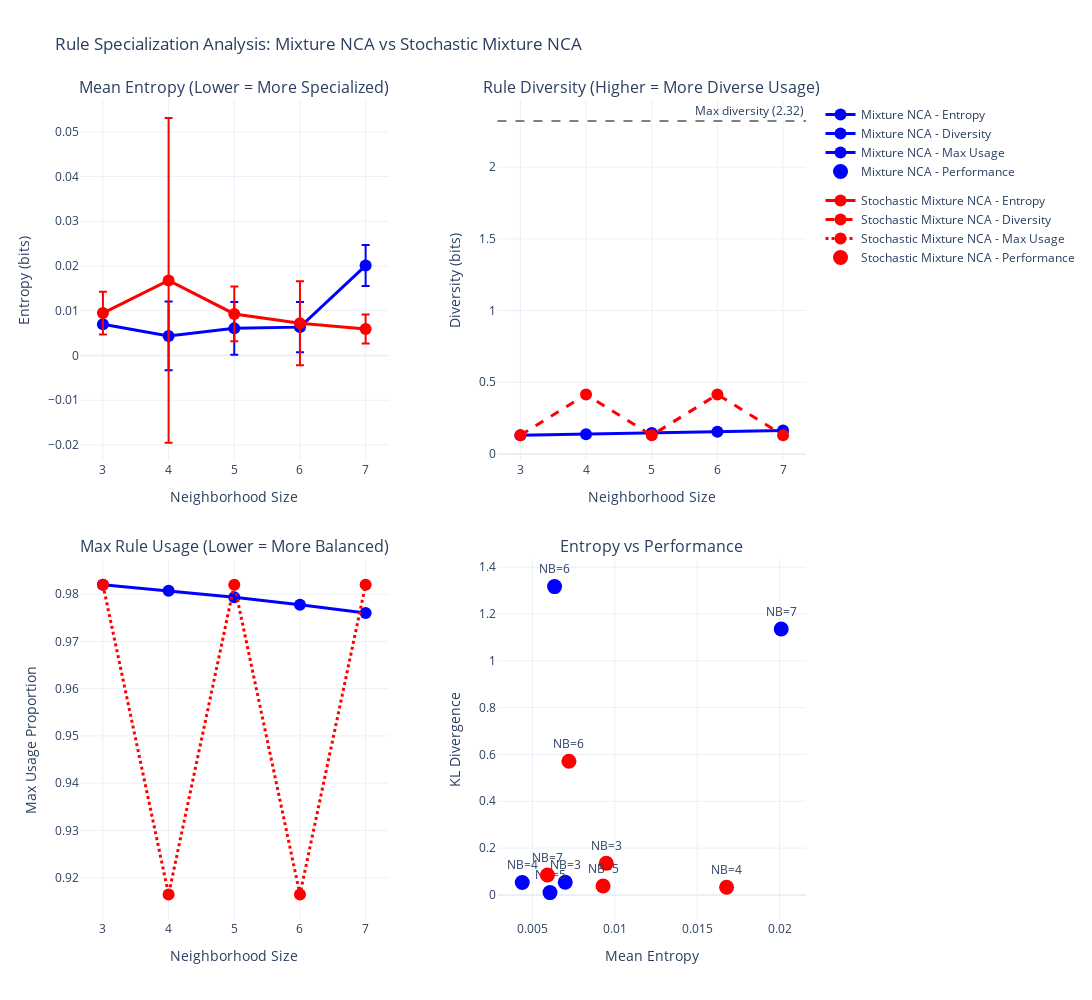

Notebook code for this chart:
### Markdown cell above
Visualize rule specialization metrics

### Code cell
# Visualize rule specialization metrics for both model types
colors = {'Mixture NCA': 'blue', 'Stochastic Mixture NCA': 'red'}

fig = make_subplots(
    rows=2, cols=2,
    subplot_titles=('Mean Entropy (Lower = More Specialized)', 
                    'Rule Diversity (Higher = More Diverse Usage)',
                    'Max Rule Usage (Lower = More Balanced)',
                    'Entropy vs Performance'),
    vertical_spacing=0.12,
    horizontal_spacing=0.15
)

# Get performance data for comparison
perf_data_mix = df_parsed[df_parsed['Model Type'] == 'Mixture NCA'].copy()
perf_data_stoch = df_parsed[df_parsed['Model Type'] == 'Stochastic Mixture NCA'].copy()

# Plot for each model type
for model_type in ['Mixture NCA', 'Stochastic Mixture NCA']:
    model_data = rule_df[rule_df['Model Type'] == model_type].copy()
    model_data = model_data.sort_values('Neighborhood Size')
    color = colors[model_type]
    
    # Plot 1: Mean Entropy
    fig.add_trace(
        go.Scatter(
            x=model_data['Neighborhood Size'],
            y=model_data['Mean Entropy'],
            mode='lines+markers',
            name=f'{model_type} - Entropy',
            error_y=dict(type='data', array=model_data['Std Entropy'], visible=True),
            line=dict(width=3, color=color),
            marker=dict(size=12),
            legendgroup=model_type
        ),
        row=1, col=1
    )
    
    # Plot 2: Rule Diversity
    fig.add_trace(
        go.Scatter(
            x=model_data['Neighborhood Size'],
            y=model_data['Rule Diversity'],
            mode='lines+markers',
            name=f'{model_type} - Diversity',
            line=dict(width=3, color=color, dash='dash' if model_type == 'Stochastic Mixture NCA' else 'solid'),
            marker=dict(size=12),
            legendgroup=model_type
        ),
        row=1, col=2
    )
    
    # Plot 3: Max Rule Usage
    fig.add_trace(
        go.Scatter(
            x=model_data['Neighborhood Size'],
            y=model_data['Max Rule Usage'],
            mode='lines+markers',
            name=f'{model_type} - Max Usage',
            line=dict(width=3, color=color, dash='dot' if model_type == 'Stochastic Mixture NCA' else 'solid'),
            marker=dict(size=12),
            legendgroup=model_type
        ),
        row=2, col=1
    )
    
    # Plot 4: Entropy vs KL Divergence (performance)
    perf_data = perf_data_mix if model_type == 'Mixture NCA' else perf_data_stoch
    if len(perf_data) > 0 and len(model_data) > 0:
        # Merge data
        merged = model_data.merge(perf_data[['Neighborhood Size', 'KL Divergence']], 
                                  on='Neighborhood Size', how='inner')
        if len(merged) > 0:
            fig.add_trace(
                go.Scatter(
                    x=merged['Mean Entropy'],
                    y=merged['KL Divergence'],
                    mode='markers+text',
                    text=[f'NB={nb}' for nb in merged['Neighborhood Size']],
                    textposition="top center",
                    name=f'{model_type} - Performance',
                    marker=dict(size=15, color=color),
                    legendgroup=model_type,
                    hovertemplate=f'<b>{model_type} - NB=%{{text}}</b><br>' +
                                  'Mean Entropy: %{x:.4f}<br>' +
                                  'KL Divergence: %{y:.4f}<br>' +
                                  '<extra></extra>'
                ),
                row=2, col=2
            )

# Add max diversity line
max_diversity = np.log2(5)
fig.add_hline(y=max_diversity, line_dash="dash", line_color="gray",
              annotation_text=f"Max diversity ({max_diversity:.2f})", row=1, col=2)

# Update axes
fig.update_xaxes(title_text="Neighborhood Size", row=1, col=1)
fig.update_xaxes(title_text="Neighborhood Size", row=1, col=2)
fig.update_xaxes(title_text="Neighborhood Size", row=2, col=1)
fig.update_xaxes(title_text="Mean Entropy", row=2, col=2)

fig.update_yaxes(title_text="Entropy (bits)", row=1, col=1)
fig.update_yaxes(title_text="Diversity (bits)", row=1, col=2)
fig.update_yaxes(title_text="Max Usage Proportion", row=2, col=1)
fig.update_yaxes(title_text="KL Divergence", row=2, col=2)

fig.update_layout(
    title_text="Rule Specialization Analysis: Mixture NCA vs Stochastic Mixture NCA",
    height=1000,
    width=1400,
    template='plotly_white',
    showlegend=True
)

fig.show()

### Figure 1 — Plotly figure (JSON) as saved in the notebook; plotly's stock layout.template omitted (floating-point values rounded to 4 significant figures)
{"data": [{"error_y": {"array": [0.0005676, 0.00768, 0.005883, 0.005626, 0.004577], "type": "data", "visible": true}, "legendgroup": "Mixture NCA", "line": {"color": "blue", "width": 3}, "marker": {"size": 12}, "mode": "lines+markers", "name": "Mixture NCA - Entropy", "type": "scatter", "x": [3, 4, 5, 6, 7], "xaxis": "x", "y": [0.006984, 0.004373, 0.00606, 0.006336, 0.0201], "yaxis": "y"}, {"legendgroup": "Mixture NCA", "line": {"color": "blue", "dash": "solid", "width": 3}, "marker": {"size": 12}, "mode": "lines+markers", "name": "Mixture NCA - Diversity", "type": "scatter", "x": [3, 4, 5, 6, 7], "xaxis": "x2", "y": [0.1301, 0.1373, 0.1451, 0.1537, 0.1632], "yaxis": "y2"}, {"legendgroup": "Mixture NCA", "line": {"color": "blue", "dash": "solid", "width": 3}, "marker": {"size": 12}, "mode": "lines+markers", "name": "Mixture NCA - Max Usage", "type": "scatter", "x": [3, 4, 5, 6, 7], "xaxis": "x3", "y": [0.982, 0.9807, 0.9793, 0.9778, 0.976], "yaxis": "y3"}, {"hovertemplate": "<b>Mixture NCA - NB=%{text}</b><br>Mean Entropy: %{x:.4f}<br>KL Divergence: %{y:.4f}<br><extra></extra>", "legendgroup": "Mixture NCA", "marker": {"color": "blue", "size": 15}, "mode": "markers+text", "name": "Mixture NCA - Performance", "text": ["NB=3", "NB=4", "NB=5", "NB=6", "NB=7"], "textposition": "top center", "type": "scatter", "x": [0.006984, 0.004373, 0.00606, 0.006336, 0.0201], "xaxis": "x4", "y": [0.054, 0.053, 0.01, 1.317, 1.136], "yaxis": "y4"}, {"error_y": {"array": [0.004775, 0.0363, 0.006121, 0.00938, 0.003239], "type": "data", "visible": true}, "legendgroup": "Stochastic Mixture NCA", "line": {"color": "red", "width": 3}, "marker": {"size": 12}, "mode": "lines+markers", "name": "Stochastic Mixture NCA - Entropy", "type": "scatter", "x": [3, 4, 5, 6, 7], "xaxis": "x", "y": [0.009476, 0.01678, 0.009281, 0.007208, 0.005904], "yaxis": "y"}, {"legendgroup": "Stochastic Mixture NCA", "line": {"color": "red", "dash": "dash", "width": 3}, "marker": {"size": 12}, "mode": "lines+markers", "name": "Stochastic Mixture NCA - Diversity", "type": "scatter", "x": [3, 4, 5, 6, 7], "xaxis": "x2", "y": [0.1301, 0.4146, 0.1301, 0.4146, 0.1301], "yaxis": "y2"}, {"legendgroup": "Stochastic Mixture NCA", "line": {"color": "red", "dash": "dot", "width": 3}, "marker": {"size": 12}, "mode": "lines+markers", "name": "Stochastic Mixture NCA - Max Usage", "type": "scatter", "x": [3, 4, 5, 6, 7], "xaxis": "x3", "y": [0.982, 0.9164, 0.982, 0.9164, 0.982], "yaxis": "y3"}, {"hovertemplate": "<b>Stochastic Mixture NCA - NB=%{text}</b><br>Mean Entropy: %{x:.4f}<br>KL Divergence: %{y:.4f}<br><extra></extra>", "legendgroup": "Stochastic Mixture NCA", "marker": {"color": "red", "size": 15}, "mode": "markers+text", "name": "Stochastic Mixture NCA - Performance", "text": ["NB=3", "NB=4", "NB=5", "NB=6", "NB=7"], "textposition": "top center", "type": "scatter", "x": [0.009476, 0.01678, 0.009281, 0.007208, 0.005904], "xaxis": "x4", "y": [0.135, 0.033, 0.038, 0.571, 0.085], "yaxis": "y4"}], "layout": {"annotations": [{"font": {"size": 16}, "showarrow": false, "text": "Mean Entropy (Lower = More Specialized)", "x": 0.2125, "xanchor": "center", "xref": "paper", "y": 1, "yanchor": "bottom", "yref": "paper"}, {"font": {"size": 16}, "showarrow": false, "text": "Rule Diversity (Higher = More Diverse Usage)", "x": 0.7875, "xanchor": "center", "xref": "paper", "y": 1, "yanchor": "bottom", "yref": "paper"}, {"font": {"size": 16}, "showarrow": false, "text": "Max Rule Usage (Lower = More Balanced)", "x": 0.2125, "xanchor": "center", "xref": "paper", "y": 0.44, "yanchor": "bottom", "yref": "paper"}, {"font": {"size": 16}, "showarrow": false, "text": "Entropy vs Performance", "x": 0.7875, "xanchor": "center", "xref": "paper", "y": 0.44, "yanchor": "bottom", "yref": "paper"}, {"showarrow": false, "text": "Max diversity (2.32)", "x": 1, "xanchor": "right", "xref": "x2 domain", "y": 2.322, "yanchor": "bottom", "yref": "y2"}], "height": 1000, "shapes": [{"line": {"color": "gray", "dash": "dash"}, "type": "line", "x0": 0, "x1": 1, "xref": "x2 domain", "y0": 2.322, "y1": 2.322, "yref": "y2"}], "showlegend": true, "title": {"text": "Rule Specialization Analysis: Mixture NCA vs Stochastic Mixture NCA"}, "width": 1400, "xaxis": {"anchor": "y", "domain": [0, 0.425], "title": {"text": "Neighborhood Size"}}, "xaxis2": {"anchor": "y2", "domain": [0.575, 1], "title": {"text": "Neighborhood Size"}}, "xaxis3": {"anchor": "y3", "domain": [0, 0.425], "title": {"text": "Neighborhood Size"}}, "xaxis4": {"anchor": "y4", "domain": [0.575, 1], "title": {"text": "Mean Entropy"}}, "yaxis": {"anchor": "x", "domain": [0.56, 1], "title": {"text": "Entropy (bits)"}}, "yaxis2": {"anchor": "x2", "domain": [0.56, 1], "title": {"text": "Diversity (bits)"}}, "yaxis3": {"anchor": "x3", "domain": [0, 0.44], "title": {"text": "Max Usage Proportion"}}, "yaxis4": {"anchor": "x4", "domain": [0, 0.44], "title": {"text": "KL Divergence"}}}}
